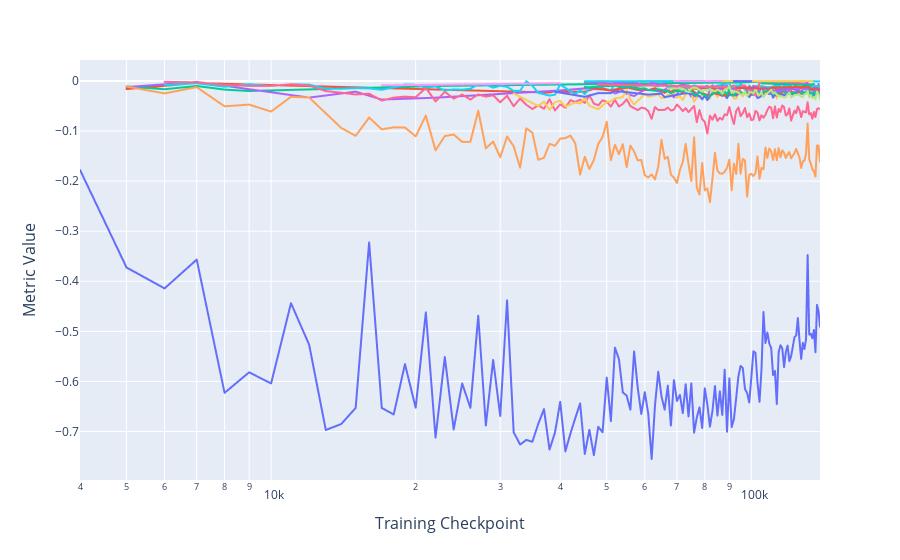

Notebook code for this chart:
### Code cell
pos_signal_df = plot_head_circuit_scores(
    pos_signal_importance, 
    show_legend=False, 
    title= f'S2I Pos Signal Ablation Logit Diff Change % Across Checkpoints ({MODEL_NAME})', 
    log_x=True,
    disable_title=True,
    output_path = OUTPUT_DIR
)
